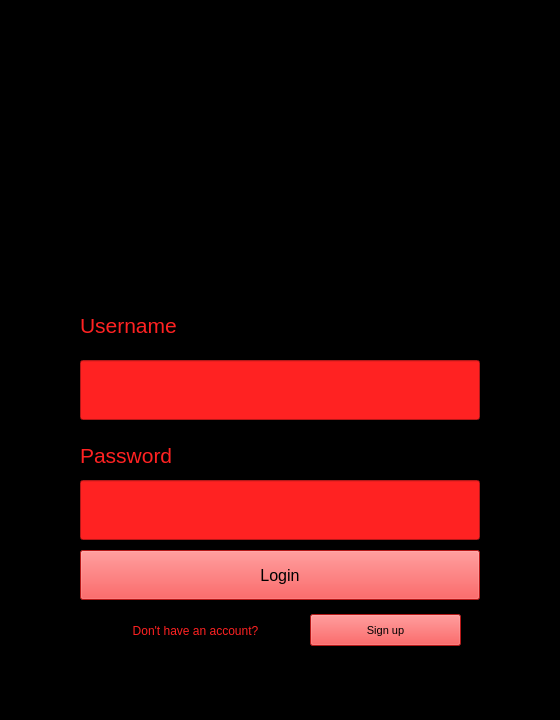
<?xml version="1.0" encoding="UTF-8"?>
<ui version="4.0">
 <class>MainWindow</class>
 <widget class="QMainWindow" name="MainWindow">
  <property name="geometry">
   <rect>
    <x>0</x>
    <y>0</y>
    <width>560</width>
    <height>720</height>
   </rect>
  </property>
  <property name="font">
   <font>
    <pointsize>16</pointsize>
   </font>
  </property>
  <property name="windowTitle">
   <string>MainWindow</string>
  </property>
  <property name="layoutDirection">
   <enum>Qt::LeftToRight</enum>
  </property>
  <property name="autoFillBackground">
   <bool>false</bool>
  </property>
  <property name="styleSheet">
   <string notr="true">background-color: rgb(0, 0, 0);</string>
  </property>
  <property name="locale">
   <locale language="English" country="UnitedKingdom"/>
  </property>
  <widget class="QWidget" name="centralwidget">
   <widget class="QPushButton" name="btn_login">
    <property name="geometry">
     <rect>
      <x>80</x>
      <y>550</y>
      <width>400</width>
      <height>50</height>
     </rect>
    </property>
    <property name="font">
     <font>
      <pointsize>12</pointsize>
     </font>
    </property>
    <property name="styleSheet">
     <string notr="true">color: rgb(0, 0, 0);
background-color: rgb(255, 34, 34);</string>
    </property>
    <property name="text">
     <string>Login</string>
    </property>
   </widget>
   <widget class="QLabel" name="usr_lbl">
    <property name="geometry">
     <rect>
      <x>80</x>
      <y>300</y>
      <width>401</width>
      <height>50</height>
     </rect>
    </property>
    <property name="font">
     <font>
      <pointsize>16</pointsize>
     </font>
    </property>
    <property name="styleSheet">
     <string notr="true">color: rgb(255, 34, 34);</string>
    </property>
    <property name="text">
     <string>Username</string>
    </property>
   </widget>
   <widget class="QLabel" name="pass_lbl">
    <property name="geometry">
     <rect>
      <x>80</x>
      <y>430</y>
      <width>401</width>
      <height>50</height>
     </rect>
    </property>
    <property name="font">
     <font>
      <pointsize>16</pointsize>
     </font>
    </property>
    <property name="styleSheet">
     <string notr="true">color: rgb(255, 34, 34);</string>
    </property>
    <property name="text">
     <string>Password</string>
    </property>
   </widget>
   <widget class="QLabel" name="logo">
    <property name="geometry">
     <rect>
      <x>80</x>
      <y>10</y>
      <width>401</width>
      <height>271</height>
     </rect>
    </property>
    <property name="sizeIncrement">
     <size>
      <width>5</width>
      <height>5</height>
     </size>
    </property>
    <property name="styleSheet">
     <string notr="true">color: rgb(255, 34, 34);</string>
    </property>
    <property name="text">
     <string>&lt;html&gt;&lt;head/&gt;&lt;body&gt;&lt;p&gt;&lt;img src=&quot;:/newPrefix/Logo.png&quot;/&gt;&lt;/p&gt;&lt;/body&gt;&lt;/html&gt;</string>
    </property>
   </widget>
   <widget class="QLineEdit" name="u_name_input">
    <property name="geometry">
     <rect>
      <x>80</x>
      <y>360</y>
      <width>400</width>
      <height>60</height>
     </rect>
    </property>
    <property name="font">
     <font>
      <pointsize>18</pointsize>
     </font>
    </property>
    <property name="styleSheet">
     <string notr="true">background-color: rgb(255, 34, 34);</string>
    </property>
    <property name="cursorPosition">
     <number>0</number>
    </property>
    <property name="alignment">
     <set>Qt::AlignLeading|Qt::AlignLeft|Qt::AlignVCenter</set>
    </property>
   </widget>
   <widget class="QLineEdit" name="pass_input">
    <property name="geometry">
     <rect>
      <x>80</x>
      <y>480</y>
      <width>400</width>
      <height>60</height>
     </rect>
    </property>
    <property name="font">
     <font>
      <pointsize>18</pointsize>
     </font>
    </property>
    <property name="mouseTracking">
     <bool>true</bool>
    </property>
    <property name="styleSheet">
     <string notr="true">background-color: rgb(255, 34, 34);</string>
    </property>
    <property name="echoMode">
     <enum>QLineEdit::Password</enum>
    </property>
    <property name="placeholderText">
     <string/>
    </property>
   </widget>
   <widget class="QLabel" name="signup_lbl">
    <property name="geometry">
     <rect>
      <x>100</x>
      <y>620</y>
      <width>191</width>
      <height>21</height>
     </rect>
    </property>
    <property name="styleSheet">
     <string notr="true">color: rgb(255, 34, 34);</string>
    </property>
    <property name="text">
     <string>Don't have an account?</string>
    </property>
    <property name="alignment">
     <set>Qt::AlignCenter</set>
    </property>
   </widget>
   <widget class="QPushButton" name="btn_sign_up">
    <property name="geometry">
     <rect>
      <x>310</x>
      <y>614</y>
      <width>151</width>
      <height>32</height>
     </rect>
    </property>
    <property name="font">
     <font>
      <pointsize>8</pointsize>
     </font>
    </property>
    <property name="styleSheet">
     <string notr="true">color: rgb(0, 0, 0);
background-color: rgb(255, 34, 34);</string>
    </property>
    <property name="text">
     <string>Sign up</string>
    </property>
   </widget>
  </widget>
  <widget class="QMenuBar" name="menubar">
   <property name="geometry">
    <rect>
     <x>0</x>
     <y>0</y>
     <width>560</width>
     <height>31</height>
    </rect>
   </property>
  </widget>
  <widget class="QStatusBar" name="statusbar"/>
 </widget>
 <resources>
  <include location="test.qrc"/>
 </resources>
 <connections/>
</ui>
